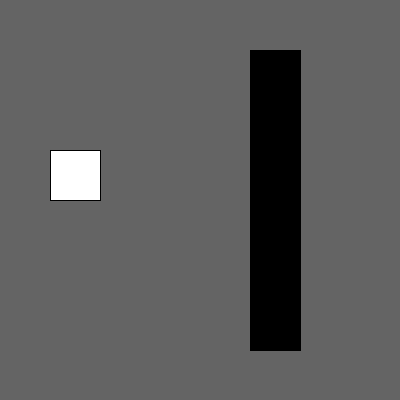
Frame 1 (no input)
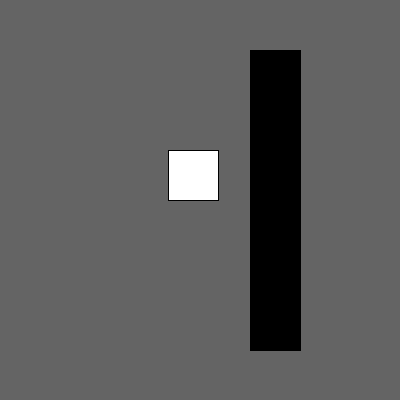
Frame 60 (the mouse pressed at the canvas centre just before this capture)
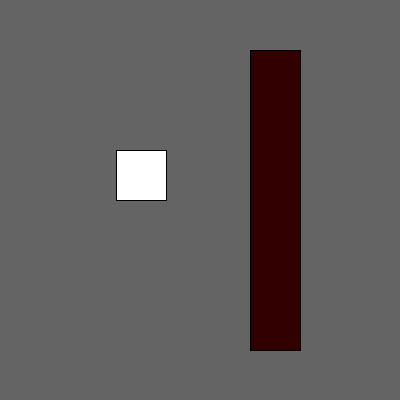
Frame 120 (the mouse held since frame 60 and released just before this capture)

The Processing sketch that drew these frames (run headless with seeded random() and noise(); from frame 60 on, the mouse is pressed at the canvas centre):

// Processing sketch: lesson12_collision
// ── lesson12_collision.pde
float x=50, y=50, d, c, speed=2;
void setup() {
  size(400, 400);
}

void draw() {
  background(100);
  fill(255);
  rect(x,150,y,50);
  fill(c,0,0);
  rect(250,50,y,300);
  if(x<-100) x=width;
  if(x>width) x=-100;
  x+=speed;
  d=dist(x,50,250,50);
  if (d<y){
    c+=50;
    speed*=-1;    
}  
}

//make a bouncing ball collide with the moving bus

//make the object stationary after collision
